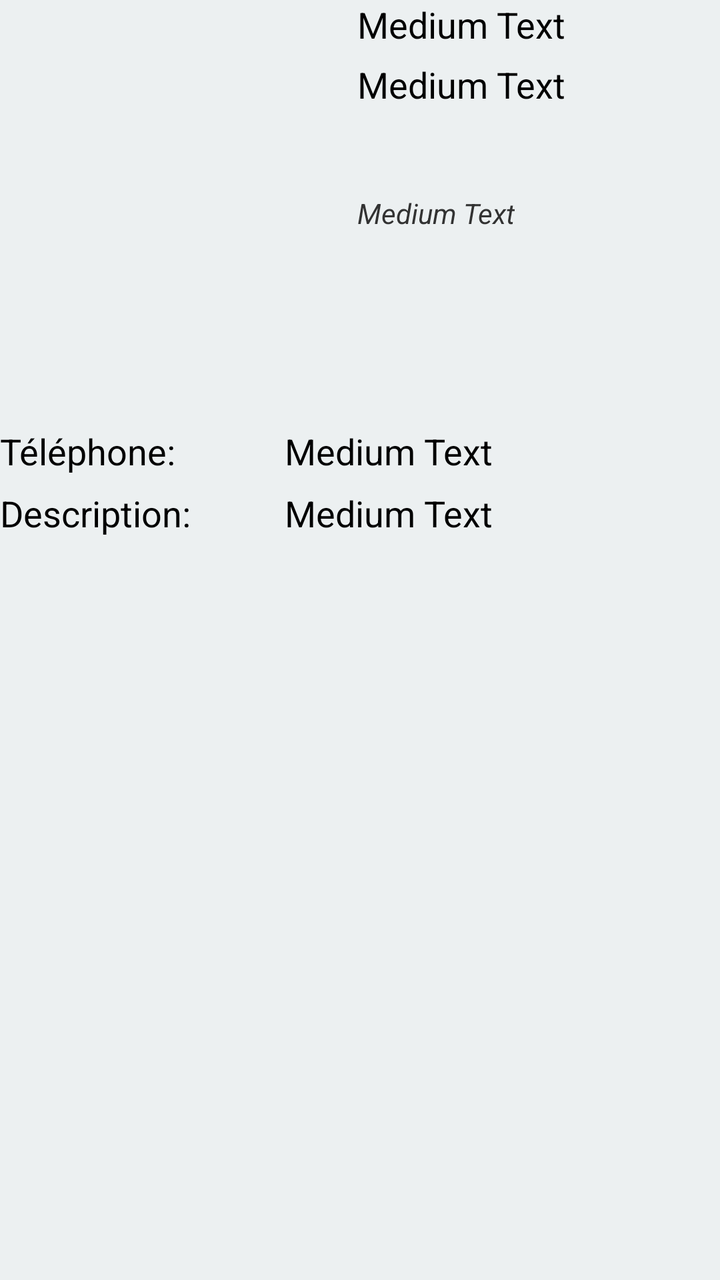
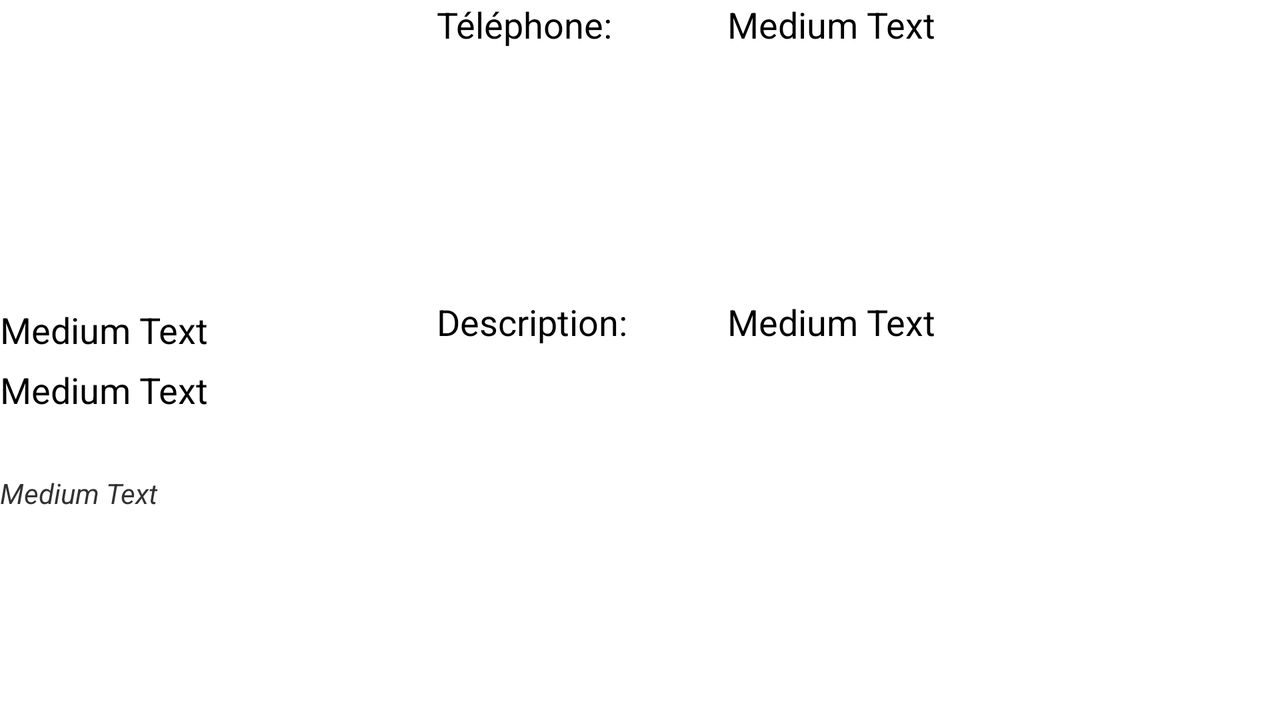

Two renders of one Android screen. The first uses the default layout on a phone; the second uses the alternative layout the repository ships for a different screen configuration, on a matching device. The two XML files are below.
<!-- AndroidManifest.xml: application theme AppTheme -->
<!-- res/layout/activity_details.xml -->
<?xml version="1.0" encoding="utf-8"?>
<LinearLayout xmlns:android="http://schemas.android.com/apk/res/android"
    android:layout_width="match_parent"
    android:layout_height="match_parent"
    android:background="#ecf0f1"
    android:orientation="vertical" >

    <LinearLayout
        android:layout_width="fill_parent"
        android:layout_height="fill_parent"
        android:layout_weight="66"
        android:orientation="horizontal" >

        <ImageView
            android:id="@+id/imageViewAvatar"
            android:layout_width="wrap_content"
            android:layout_height="wrap_content"
            android:layout_weight="70" />

        <RelativeLayout
            android:layout_width="wrap_content"
            android:layout_height="match_parent"
            android:layout_weight="30" >

            <TextView
                android:id="@+id/textViewFirstname"
                android:layout_width="wrap_content"
                android:layout_height="wrap_content"
                android:paddingTop="30dp"
                android:text="Medium Text"
                android:textAppearance="?android:attr/textAppearanceMedium" />
            
		    <TextView
		        android:id="@+id/textViewLastname"
		        android:layout_width="wrap_content"
		        android:layout_height="wrap_content"
		        android:layout_weight="66"
		        android:text="Medium Text"
		        android:textAppearance="?android:attr/textAppearanceMedium" />

		    <TextView
		        android:id="@+id/textViewEmail"
		        android:layout_width="wrap_content"
		        android:layout_height="wrap_content"
		        android:layout_alignParentLeft="true"
		        android:layout_centerVertical="true"
		        android:text="Medium Text"
		        android:textAppearance="?android:attr/textAppearanceSmall"
		        android:textStyle="italic" />
            
        </RelativeLayout>
        
    </LinearLayout>

	<LinearLayout
	    android:layout_width="fill_parent"
	    android:layout_height="fill_parent"
	    android:layout_weight="33"
	    android:orientation="horizontal" >

		<RelativeLayout
		    android:layout_width="match_parent"
		    android:layout_height="match_parent" >

			<TextView
			    android:id="@+id/textViewLabelDesc"
			    android:layout_width="wrap_content"
			    android:layout_height="wrap_content"
			    android:layout_alignParentLeft="true"
			    android:layout_below="@+id/textView1"
			    android:layout_marginTop="31dp"
			    android:text="Description:"
			    android:textAppearance="?android:attr/textAppearanceMedium" />

			<TextView
			    android:id="@+id/textViewLabelTel"
			    android:layout_width="wrap_content"
			    android:layout_height="wrap_content"
			    android:layout_alignParentLeft="true"
			    android:layout_alignParentTop="true"
			    android:text="Téléphone:"
			    android:textAppearance="?android:attr/textAppearanceMedium" />

			<TextView
			    android:id="@+id/textViewDescription"
			    android:layout_width="wrap_content"
			    android:layout_height="wrap_content"
			    android:layout_alignBaseline="@+id/textViewLabelDesc"
			    android:layout_alignBottom="@+id/textViewLabelDesc"
			    android:layout_marginLeft="47dp"
			    android:layout_toRightOf="@+id/textViewLabelDesc"
			    android:maxWidth="200dp"
			    android:text="Medium Text"
			    android:textAppearance="?android:attr/textAppearanceMedium" />

			<TextView
			    android:id="@+id/textViewPhoneNumber"
			    android:layout_width="wrap_content"
			    android:layout_height="wrap_content"
			    android:layout_alignLeft="@+id/textViewDescription"
			    android:layout_alignParentTop="true"
			    android:maxWidth="200dp"
			    android:text="Medium Text"
			    android:textAppearance="?android:attr/textAppearanceMedium" />

			<ListView
			    android:id="@+id/listViewAbilities"
			    android:layout_width="match_parent"
			    android:layout_height="wrap_content"
			    android:layout_alignParentLeft="true"
			    android:layout_below="@+id/textViewLabelDesc"
			    android:layout_marginTop="35dp" >
			</ListView>

		</RelativeLayout>

    </LinearLayout>
    
</LinearLayout>
<!-- resources referenced by this layout -->
<resources>
  <style name="AppTheme" parent="AppBaseTheme">
      	<item name="android:buttonStyle">@style/CustomButton</item>
      </style>
  <style name="AppBaseTheme" parent="android:Theme.Light">
          
      </style>
  <style name="CustomButton">
  	    <item name="android:background">@color/blue</item>
  	    <item name="android:textColor">@color/white</item>
  	    <item name="android:focusable">true</item>
  	    <item name="android:clickable">true</item>
  	    <item name="android:gravity">center_vertical|center_horizontal</item>
  	    <item name="android:paddingTop">@dimen/layoutPaddingVertical</item>
  	    <item name="android:paddingBottom">@dimen/layoutPaddingVertical</item>
  	    <item name="android:paddingLeft">@dimen/layoutPaddingHorizontal</item>
  	    <item name="android:paddingRight">@dimen/layoutPaddingHorizontal</item>
  	</style>
  <color name="blue">#2980b9</color>
  <color name="white">#fff</color>
  <dimen name="layoutPaddingVertical">10dp</dimen>
  <dimen name="layoutPaddingHorizontal">15dp</dimen>
</resources>
<!-- res/layout-land/activity_details.xml (the repository's variant of the layout above) -->
<!-- drawn on the phone turned sideways -->
<?xml version="1.0" encoding="utf-8"?>
<LinearLayout xmlns:android="http://schemas.android.com/apk/res/android"
    android:layout_width="match_parent"
    android:layout_height="match_parent"
    android:orientation="horizontal" >

    <LinearLayout
        android:layout_width="match_parent"
        android:layout_height="wrap_content"
        android:layout_weight="100" >

        <RelativeLayout
            android:layout_width="wrap_content"
            android:layout_height="match_parent"
            android:layout_weight="40" >

            <ImageView
                android:id="@+id/imageViewAvatar"
                android:layout_width="wrap_content"
                android:layout_height="wrap_content"
                android:layout_weight="70" />

            <TextView
                android:id="@+id/textViewLastname"
                android:layout_width="wrap_content"
                android:layout_height="wrap_content"
                android:layout_alignParentLeft="true"
                android:layout_alignTop="@+id/textViewFirstname"
                android:layout_weight="66"
                android:text="Medium Text"
                android:textAppearance="?android:attr/textAppearanceMedium" />

            <TextView
                android:id="@+id/textViewFirstname"
                android:layout_width="wrap_content"
                android:layout_height="wrap_content"
                android:layout_alignParentLeft="true"
                android:layout_centerVertical="true"
                android:paddingTop="30dp"
                android:text="Medium Text"
                android:textAppearance="?android:attr/textAppearanceMedium" />

            <TextView
                android:id="@+id/textViewEmail"
                android:layout_width="wrap_content"
                android:layout_height="wrap_content"
                android:layout_alignParentLeft="true"
                android:layout_below="@+id/textViewFirstname"
                android:layout_marginTop="30dp"
                android:text="Medium Text"
                android:textAppearance="?android:attr/textAppearanceSmall"
                android:textStyle="italic" />
            
        </RelativeLayout>

        <RelativeLayout
            android:layout_width="250dp"
            android:layout_height="match_parent"
            android:layout_weight="60"  >

            <ListView
                android:id="@+id/listViewAbilities"
                android:layout_width="213dp"
                android:layout_height="152dp"
                android:layout_alignParentBottom="true"
                android:layout_alignParentLeft="true"
                android:layout_alignParentRight="true"
                android:layout_marginTop="35dp" >

            </ListView>

            <TextView
                android:id="@+id/textViewLabelTel"
                android:layout_width="wrap_content"
                android:layout_height="wrap_content"
                android:layout_weight="66"
                android:text="Téléphone:"
                android:textAppearance="?android:attr/textAppearanceMedium" />

            <TextView
                android:id="@+id/textViewLabelDesc"
                android:layout_width="wrap_content"
                android:layout_height="wrap_content"
                android:layout_alignBaseline="@+id/textViewDescription"
                android:layout_alignBottom="@+id/textViewDescription"
                android:layout_alignParentLeft="true"
                android:layout_weight="66"
                android:text="Description:"
                android:textAppearance="?android:attr/textAppearanceMedium" />

            <TextView
                android:id="@+id/textViewPhoneNumber"
                android:layout_width="wrap_content"
                android:layout_height="wrap_content"
                android:layout_alignParentTop="true"
                android:layout_marginLeft="50dp"
                android:layout_toRightOf="@+id/textViewLabelDesc"
                android:maxWidth="200dp"
                android:text="Medium Text"
                android:textAppearance="?android:attr/textAppearanceMedium" />

            <TextView
                android:id="@+id/textViewDescription"
                android:layout_width="wrap_content"
                android:layout_height="wrap_content"
                android:layout_above="@+id/listViewAbilities"
                android:layout_alignLeft="@+id/textViewPhoneNumber"
                android:layout_weight="66"
                android:maxWidth="200dp"
                android:text="Medium Text"
                android:textAppearance="?android:attr/textAppearanceMedium" />

        </RelativeLayout>
    </LinearLayout>

</LinearLayout>
